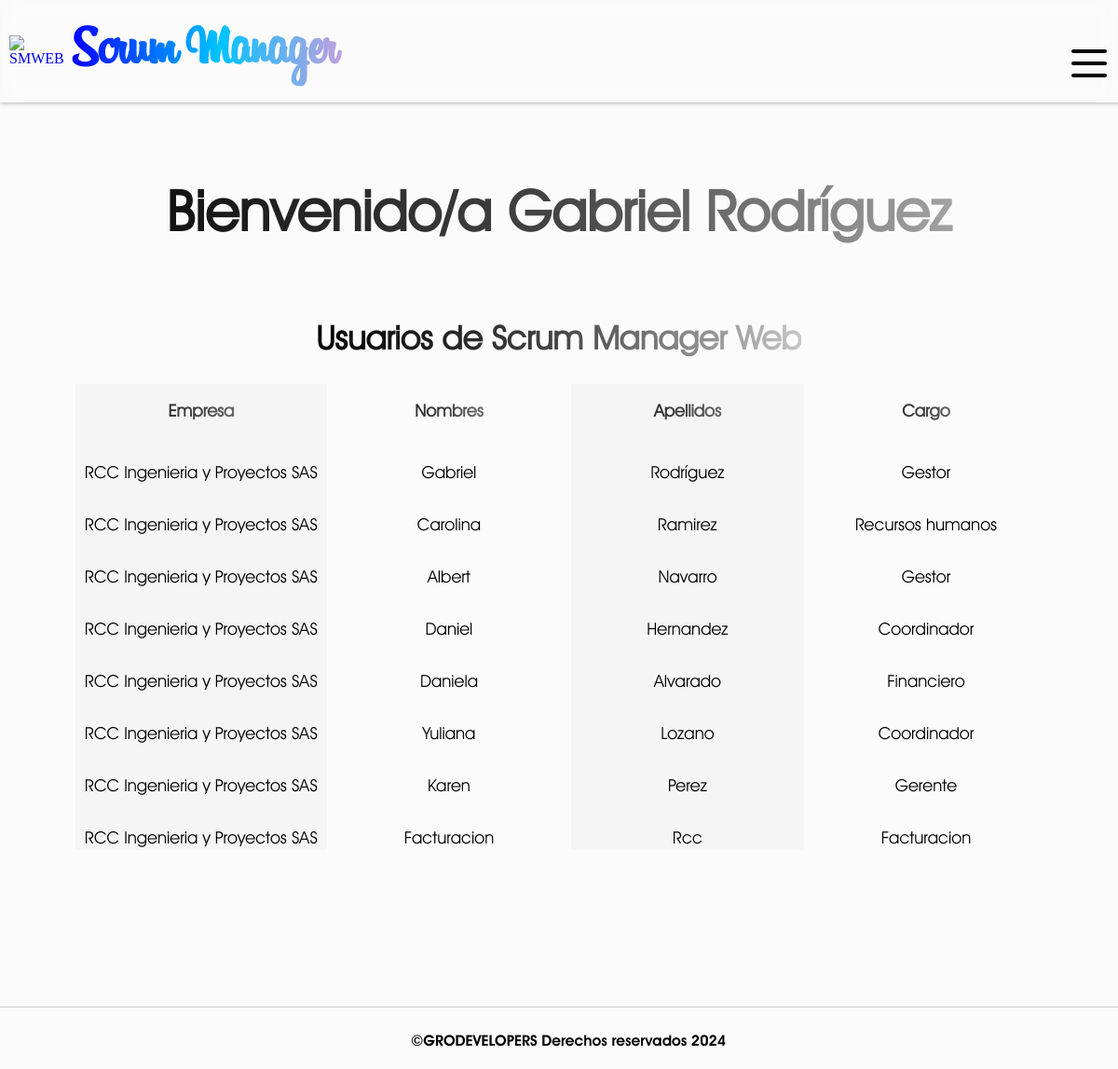
Before: /users/ (signed in) with the older database file.
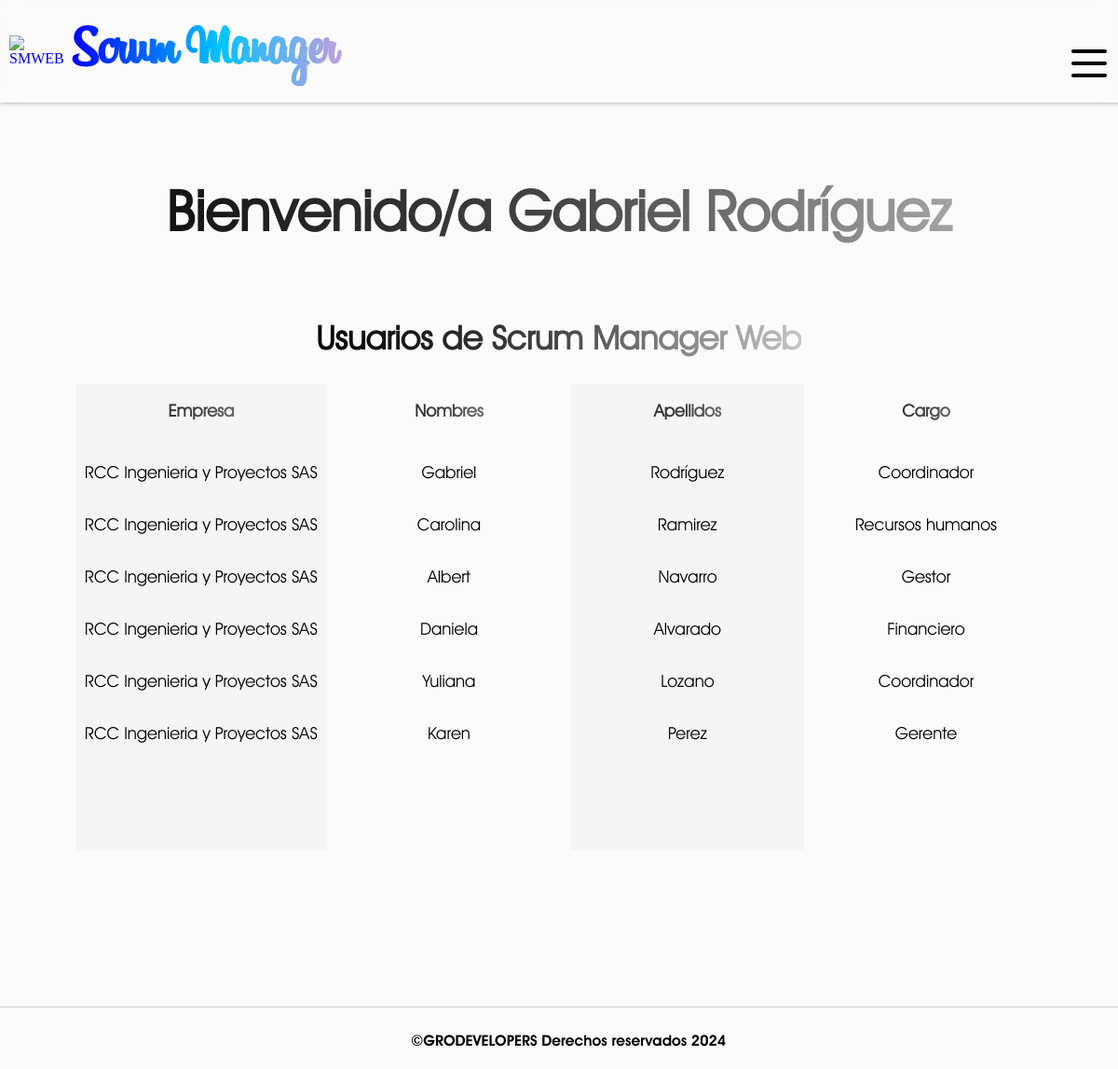
After: the same page with the newer database file.
### SMWEB/models.py (models this page shows)
class CustomUser(AbstractUser):
    rol = models.CharField(max_length=60, null=False)
    company = models.ForeignKey(Company, on_delete=models.CASCADE, null=True)
    class Meta:
        verbose_name = 'Usuario'
        verbose_name_plural = 'Usuarios'

class Company(models.Model):
    name = models.CharField(verbose_name="Empresa", max_length=255, null=False)
    status = models.BooleanField(verbose_name="¿Activo?", default= True)
    users_limit = models.IntegerField(verbose_name="Limite de usuarios", default=10)
    created_at = models.DateField(verbose_name="Creada el", auto_now_add=True)
    class Meta:
        verbose_name = 'Empresa'
        verbose_name_plural = 'Empresas'
    def __str__(self):
        return self.name

### SMWEB/views.py (the view)
# urls.py: path('users/', views.users_availables, name='users'),
@login_required(login_url=inicio)
def users_availables(request):
    staff = request.user.is_staff
    if not staff:
        messages.warning(request, 'Esta función es solo del administrador del software')
        return redirect('inicio')
    else:
        users = CustomUser.objects.all().exclude(is_staff = True)
        return render(request, 'users.html',{
            'users': users
        })

### SMWEB/context_processors.py (called while the page is built)
def get_rejected_payments(request):
    if request.user.is_authenticated:
        company_id = request.user.company_id
        first_name = request.user.first_name
        rejected_payments = PaymentRejected.objects.filter(company = company_id).filter(in_charge = first_name.upper()).count()
        return {
            'rejected_payments': rejected_payments
        }
    return {
        'rejected_payments': False
        }

def get_payments(request):
    if request.user.is_authenticated:
        company_id = request.user.company_id
        payments = OrderPayment.objects.filter(company = company_id).count()
        return {
            'received_payments': payments
        }
    return {
        'received_payments': False
        }

def get_affiliations(request):
    if request.user.is_authenticated:
        company_id = request.user.company_id
        affiliations = Affiliation.objects.filter(company = company_id).count()
        return {
            'received_affiliations': affiliations
        }
    return {
        'received_affiliations': False
        }

def get_rejected_affiliations(request):
    if request.user.is_authenticated:
        company_id = request.user.company_id
        first_name = request.user.first_name
        rejected_affiliation = RejectedAffiliation.objects.filter(company = company_id).filter(in_charge = first_name.upper()).count()
        return {
            'rejected_affiliations': rejected_affiliation
        }
    return {
        'rejected_affiliations': False
        }

### SMWEB/templates/users.html (shortened to what this page needs)
{% extends "layout.html" %}
{% block content %}
    <h1 id="title" >Bienvenido/a {{user.first_name}} {{user.last_name}}</h1>
    <h2 id="subtitle">Usuarios de Scrum Manager Web</h2>
    <section id="users">
        {% if users %}
            <div class="users__column users__column--company">
                <h3 class="column__title">Empresa</h3>
                {% for user in users %}
                    <div class="users__element users__element-company">{{user.company}}</div>
                {% endfor %}
            </div>
            <div class="users__column users__column--firstname">
                <h3 class="column__title">Nombres</h3>
                {% for user in users %}
                    <div class="users__element users__element-firstname"><a href='{% url "select-user" user.id %}'>{{user.first_name|capfirst}}</a></div>
                {% endfor %}
            </div>
            <div class="users__column users__column--lastname">
                <h3 class="column__title">Apellidos</h3>
                {% for user in users %}
                    <div class="users__element users__element-lastname">{{user.last_name|capfirst}}</div>
                {% endfor %}
            </div>
            <div class="users__column users__column--rol">
                <h3 class="column__title">Cargo</h3>
                {% for user in users %}
                    <div class="users__element users__element-rol">{{user.rol|capfirst}}</div>
                {% endfor %}
            </div>
        {% endif %}
    </section>
{% endblock %}

### SMWEB/templates/layout.html (shortened to what this page needs)
<!DOCTYPE html>
<html lang="en">
<head>
    {% load static %}
    <link rel="stylesheet" href="{% static 'css/styles.css' %}">
</head>
<body>
    <header id="header">
        <a href="{% url 'inicio' %}" id="logo">
            <img src="{% static 'images/logo_smweb.png' %}" alt="SMWEB" title="Inicio">
            <h1 id="logo_title">Scrum Manager</h1>
        </a>
    </header>
    <nav id="menu" class="hidden_menu">
        <div class="menu_button">
            <div class="menu__element menu__element--1"></div>
            <div class="menu__element menu__element--2"></div>
            <div class="menu__element menu__element--3"></div>
        </div>
        <ul>
        </ul>
    </nav>
    <section id="content">
        {% block content %}
        {% endblock %}
    </section>
    <footer id="footer">
        <p>
            &copy;GRODEVELOPERS Derechos reservados 2024
        </p>
    </footer>
</body>
</html>

### SMWEB/static/css/styles.css (style rules this page uses)
:root { --title-font: 'Billabong'; --normal-font: 'Avant gardent light'; --menu-font: 'Avant gardent bold'; --symbol-font: 'Symbol'; }
* { text-decoration: none; }
body { background-color: #FBFBFB; margin: 0px; }
#header { width: 100%; height: 50px; padding: 30px 10px; display: flex; flex-direction: row; justify-content: space-between; align-items: center; box-shadow: 0px 0px 5px #999; position: fixed; top: 0%; z-index: 1; backdrop-filter: blur(10px); }
#logo { flex-grow: 1; flex-basis: 100%; display: flex; flex-direction: row; align-items: center; padding: 0px; max-height: 100%; }
#logo img { width: 5%; height: 5%; padding-right: 5px; }
#logo_title { flex-basis: 40%; font-family: var(--title-font); font-size: 60px; background: linear-gradient(to right, rgb(0, 0, 255), rgb(0, 195, 255), rgb(235,152,214), rgb(0, 255, 208)); -webkit-background-clip: text; -webkit-text-fill-color: transparent; }
#menu { width: 320px; height: 100%; padding-top: 40px; position: fixed; z-index: 2; right: 0%; top: 0%; overflow: hidden; scroll-behavior: smooth; }
.menu_button { width: 40px; height: 40px; padding: 8px; margin-left: 5px; background-color: transparent; display: flex; flex-direction: column; justify-content: space-around; align-items: center; cursor: pointer; border-radius: 5px; transition: all 500ms; position: relative; }
.menu__element { width: 95%; height: 4px; background-color: black; border-radius: 2px; }
.hidden_menu { transition: all 500ms; transform: translateX(80%); }
#menu ul { list-style: none; display: flex; flex-direction: column; }
#content { margin: 130px 10px; padding: 10px; min-height: 100vh; display: flex; flex-direction: column; align-items: center; }
#content > #title { text-align: center; width: 100%; }
#title { font-family: var(--normal-font); font-size: 60px; background: linear-gradient(90deg, black, rgb(69, 69, 69), rgb(197, 197, 197)); -webkit-background-clip: text; -webkit-text-fill-color: transparent; }
#subtitle { font-family: var(--normal-font); font-size: 35px; background: linear-gradient(90deg, black, rgb(69, 69, 69), rgb(197, 197, 197)); -webkit-background-clip: text; -webkit-text-fill-color: transparent; text-align: center; }
#users, #suppliers { width: 90%; height: 500px; display: flex; flex-direction: row; flex-wrap: nowrap; justify-content: space-around; align-items:stretch; overflow-y: scroll; }
.users__column { min-width: 250px; text-align: center; }
.users__column--company, .suppliers__column--full_name { background-color: #f0f0f084; }
.users__column--firstname, .suppliers__column--type_document { background-color: #FBFBFB; }
.users__column--lastname, .suppliers__column--document_number { background-color: #f0f0f084; }
.users__column--rol, .suppliers__column--bank_account { background-color: #FBFBFB; }
.column__title { text-align: center; font-family: var(--normal-font); font-size: 27px; background: linear-gradient(90deg, black, rgb(69, 69, 69), rgb(197, 197, 197)); -webkit-background-clip: text; -webkit-text-fill-color: transparent; margin-bottom: 35px; }
.users__element, .suppliers__element { font-family: var(--normal-font); font-size: 18px; margin: 15px 0px; padding: 10px; }
.column__title-orders, .column__title { text-align: center; font-family: var(--normal-font); font-size: 18px; background: linear-gradient(90deg, black, rgb(69, 69, 69), rgb(197, 197, 197)); -webkit-background-clip: text; -webkit-text-fill-color: transparent; margin-bottom: 35px; }
.orders__element-id > a, .payments__element-id > a, .affiliations__element-full_name > a, .users__element-firstname > a { color: black; transition: all 450ms; }
#footer { width: 100%; height: 40px; padding: 10px; border-top: 1px solid #ccc; text-align: center; }
#footer > p { height: 100%; font-family: var(--menu-font); }

Changed rows visible on the page:
removed CustomUser: company "RCC Ingenieria y Proyectos SAS", first_name "Daniel", last_name "Hernandez", rol "Coordinador"
removed CustomUser: company "RCC Ingenieria y Proyectos SAS", first_name "Facturacion", last_name "Rcc", rol "Facturacion"
changed CustomUser (number 2 of 7 on the later page): rol "Gestor" → "Coordinador"
